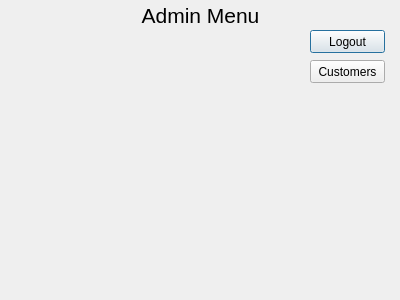
<?xml version="1.0" encoding="UTF-8"?>
<ui version="4.0">
 <class>AdminMenu</class>
 <widget class="QDialog" name="AdminMenu">
  <property name="geometry">
   <rect>
    <x>0</x>
    <y>0</y>
    <width>400</width>
    <height>300</height>
   </rect>
  </property>
  <property name="windowTitle">
   <string>Dialog</string>
  </property>
  <widget class="QLabel" name="label">
   <property name="geometry">
    <rect>
     <x>10</x>
     <y>0</y>
     <width>381</width>
     <height>31</height>
    </rect>
   </property>
   <property name="text">
    <string>&lt;html&gt;&lt;head/&gt;&lt;body&gt;&lt;p align=&quot;center&quot;&gt;&lt;span style=&quot; font-size:16pt;&quot;&gt;Admin Menu&lt;/span&gt;&lt;/p&gt;&lt;/body&gt;&lt;/html&gt;</string>
   </property>
  </widget>
  <widget class="QPushButton" name="pushButton">
   <property name="geometry">
    <rect>
     <x>310</x>
     <y>30</y>
     <width>75</width>
     <height>23</height>
    </rect>
   </property>
   <property name="text">
    <string>Logout</string>
   </property>
  </widget>
  <widget class="QPushButton" name="pushButton_2">
   <property name="geometry">
    <rect>
     <x>310</x>
     <y>60</y>
     <width>75</width>
     <height>23</height>
    </rect>
   </property>
   <property name="text">
    <string>Customers</string>
   </property>
  </widget>
 </widget>
 <resources/>
 <connections/>
</ui>
